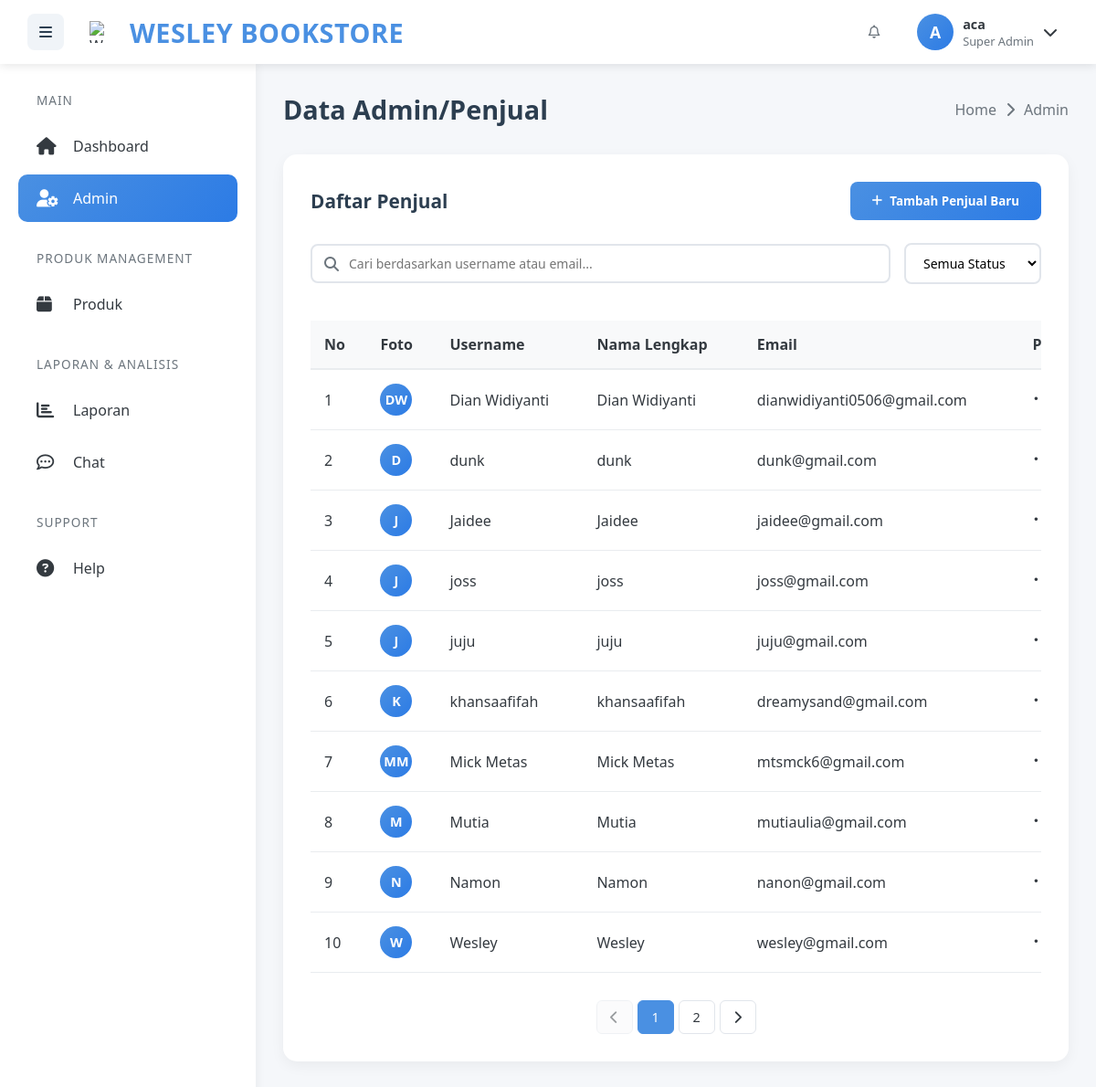
The page /penjual/penjual.php (signed in) on the database its author committed.
### tables this page shows
CREATE TABLE `users` (
  `id_user` int(11) NOT NULL,
  `nik` varchar(16) NOT NULL,
  `username` varchar(100) NOT NULL,
  `password` varchar(255) NOT NULL,
  `email` varchar(100) NOT NULL,
  `role` enum('super_admin','penjual','pembeli') NOT NULL,
  `status` enum('aktif','tidak aktif') DEFAULT 'aktif',
  `gambar` varchar(255) NOT NULL,
  `alamat` text NOT NULL,
  `nama_bank` varchar(50) DEFAULT NULL,
  `no_rekening` varchar(50) DEFAULT NULL,
  `last_login` timestamp NULL DEFAULT NULL,
  `remember_token` varchar(255) DEFAULT NULL,
  `created_at` datetime NOT NULL DEFAULT current_timestamp(),
  `last_chat_time` datetime DEFAULT NULL,
  `is_online` tinyint(1) DEFAULT 0,
  `last_seen` datetime DEFAULT NULL,
  `device_token` varchar(255) DEFAULT NULL
);

### penjual/penjual.php (the view, shortened to what this page needs)
<?php
require_once '../koneksi.php';
$user_id = $_SESSION['user_id'];
$sql = "SELECT * FROM users WHERE id_user = ?";
$stmt = $conn->prepare($sql);
$stmt->bind_param("i", $user_id);
$stmt->execute();
$result = $stmt->get_result();
if ($result->num_rows > 0) {
    $user = $result->fetch_assoc();
    $username = $user['username'];
    $role = $user['role'];
    $gambar = $user['gambar'];
    function getInitials($name) {
        $words = explode(' ', $name);
        $initials = '';
        foreach ($words as $word) {
            $initials .= strtoupper(substr($word, 0, 1));
        }
        return substr($initials, 0, 2);
    }
    $initials = getInitials($username);
    $role_display = ($role == 'super_admin') ? 'Super Admin' :
                   (($role == 'penjual') ? 'Penjual' : 'Pembeli');
    $gambar_path = !empty($gambar) ? '../asset/' . $gambar : '';
    $has_image = !empty($gambar) && file_exists($gambar_path);
    $search = isset($_GET['search']) ? trim($_GET['search']) : '';
    $status_filter = isset($_GET['status']) ? $_GET['status'] : 'all';
    $records_per_page = 10;
    $current_page = isset($_GET['page']) ? (int)$_GET['page'] : 1;
    $offset = ($current_page - 1) * $records_per_page;
    $base_sql = "SELECT * FROM users WHERE role = 'penjual' AND id_user != ?";
    $count_sql = "SELECT COUNT(*) as total FROM users WHERE role = 'penjual' AND id_user != ?";
    $params = array($user_id);
    $count_params = array($user_id);
    $types = "i";
    $count_types = "i";
    $base_sql .= " ORDER BY username ASC LIMIT ? OFFSET ?";
    $params[] = $records_per_page;
    $params[] = $offset;
    $types .= "ii";
    $stmt_count = $conn->prepare($count_sql);
    if (count($count_params) > 0) {
        $stmt_count->bind_param($count_types, ...$count_params);
    }
    $stmt_count->execute();
    $result_count = $stmt_count->get_result();
    $row_count = $result_count->fetch_assoc();
    $total_records = $row_count['total'];
    $total_pages = ceil($total_records / $records_per_page);
    $stmt_penjual = $conn->prepare($base_sql);
    if (count($params) > 0) {
        $stmt_penjual->bind_param($types, ...$params);
    }
    $stmt_penjual->execute();
    $result_penjual = $stmt_penjual->get_result();
    $penjual_data = array();
    if ($result_penjual->num_rows > 0) {
        while ($row = $result_penjual->fetch_assoc()) {
            $penjual_data[] = $row;
        }
    }
} else {
    session_destroy();
    header("Location: ../login.php");
    exit();
}
?>
<!DOCTYPE html>
<html lang="id">
<head>
    <link rel="stylesheet" href="https://cdnjs.cloudflare.com/ajax/libs/font-awesome/6.4.0/css/all.min.css">
</head>
<body>
    <nav class="top-nav">
        <div class="nav-left">
            <div class="menu-toggle" id="menuToggle">
                <i class="fas fa-bars"></i>
            </div>
            <div class="logo">
                <img src="../asset/wesley.png" alt="Wesley Bookstore Logo" class="logo-img">
                <span class="logo-text">WESLEY BOOKSTORE</span>
            </div>
        </div>
        <div class="nav-right">
            <div class="nav-icons">
                <div class="nav-icon notification-icon" id="notificationIcon">
                    <i class="far fa-bell"></i>
                </div>
            </div>
            <div class="user-profile" id="userProfile">
                <div class="user-info">
                    <div class="avatar">
                        <?php if ($has_image): ?>
                            <img src="<?php echo $gambar_path; ?>" alt="<?php echo htmlspecialchars($username); ?>">
                        <?php else: ?>
                            <?php echo $initials; ?>
                        <?php endif; ?>
                    </div>
                    <div class="user-details">
                        <span class="user-name"><?php echo htmlspecialchars($username); ?></span>
                        <span class="user-role"><?php echo $role_display; ?></span>
                    </div>
                    <i class="fas fa-chevron-down"></i>
                </div>
            </div>
        </div>
    </nav>
    <aside class="sidebar" id="sidebar">
        <nav class="sidebar-nav">
            <div class="nav-section">
                <div class="nav-title">Main</div>
                <a href="dashboard.php" class="sidebar-item">
                    <i class="fas fa-home"></i>
                    <span>Dashboard</span>
                </a>
                <a href="penjual.php" class="sidebar-item active">
                    <i class="fas fa-user-cog"></i>
                    <span>Admin</span>
                </a>
            </div>
            <div class="nav-section">
                <div class="nav-title">Produk Management</div>
                <a href="produk.php" class="sidebar-item">
                    <i class="fas fa-box"></i>
                    <span>Produk</span>
                </a>
            </div>
            <div class="nav-section">
                <div class="nav-title">Laporan & Analisis</div>
                <a href="laporan.php" class="sidebar-item">
                    <i class="fas fa-chart-bar"></i>
                    <span>Laporan</span>
                </a>
                <a href="chat.php" class="sidebar-item">
                    <i class="far fa-comment-dots"></i>
                    <span>Chat</span>
                </a>
            </div>
            <div class="nav-section">
                <div class="nav-title">Support</div>
                <a href="help.php" class="sidebar-item">
                    <i class="fas fa-question-circle"></i>
                    <span>Help</span>
                </a>
            </div>
        </nav>
    </aside>
    <main class="main-content" id="mainContent">
        <div class="content-header">
            <h1 class="page-title">Data Admin/Penjual</h1>
            <div class="breadcrumb">
                <a href="dashboard.php">Home</a>
                <i class="fas fa-chevron-right"></i>
                <span>Admin</span>
            </div>
        </div>
        <div class="content-section">
            <div class="section-header">
                <h2 class="section-title">Daftar Penjual</h2>
                <button class="btn-create" onclick="window.location.href='create.php'">
                    <i class="fas fa-plus"></i>
                    Tambah Penjual Baru
                </button>
            </div>
            <div class="filter-section">
                <form method="GET" action="" class="search-filter">
                    <i class="fas fa-search"></i>
                    <input type="text" name="search" placeholder="Cari berdasarkan username atau email..."
                           value="<?php echo htmlspecialchars($search); ?>">
                </form>
                <form method="GET" action="" class="status-filter">
                    <select name="status" onchange="this.form.submit()">
                        <option value="all" <?php echo $status_filter == 'all' ? 'selected' : ''; ?>>Semua Status</option>
                    </select>
                </form>
            </div>
            <div class="table-container">
                <table class="admin-table">
                    <thead>
                        <tr>
                            <th>No</th>
                            <th>Foto</th>
                            <th>Username</th>
                            <th>Nama Lengkap</th>
                            <th>Email</th>
                            <th>Password</th>
                        </tr>
                    </thead>
                    <tbody id="penjualTableBody">
                        <?php if (!empty($penjual_data)): ?>
                            <?php
                            $start_number = (($current_page - 1) * $records_per_page) + 1;
                            $counter = $start_number;
                            ?>
                            <?php foreach ($penjual_data as $penjual): ?>
                                <?php
                                    $nama_tampilan = $penjual['username'];
                                    $gambar_penjual = isset($penjual['gambar']) ? $penjual['gambar'] : '';
                                    $gambar_path_penjual = !empty($gambar_penjual) ? '../asset/' . $gambar_penjual : '';
                                    $has_image_penjual = !empty($gambar_penjual) && file_exists($gambar_path_penjual);
                                    $initials_penjual = getInitials($nama_tampilan);
                                    $row_bg = '';
                                ?>
                                <tr <?php echo $row_bg; ?>>
                                    <td><?php echo $counter++; ?></td>
                                    <td>
                                        <div class="table-avatar">
                                            <?php if ($has_image_penjual): ?>
                                                <img src="<?php echo $gambar_path_penjual; ?>" alt="<?php echo htmlspecialchars($nama_tampilan); ?>">
                                            <?php else: ?>
                                                <?php echo $initials_penjual; ?>
                                            <?php endif; ?>
                                        </div>
                                    </td>
                                    <td><?php echo htmlspecialchars($penjual['username']); ?></td>
                                    <td><?php echo htmlspecialchars($nama_tampilan); ?></td>
                                    <td><?php echo htmlspecialchars($penjual['email']); ?></td>
                                    <td class="password-field">••••••••</td>
                                </tr>
                            <?php endforeach; ?>
                        <?php endif; ?>
                    </tbody>
                </table>
            </div>
            <div class="pagination">
                <?php if ($total_pages > 0): ?>
                    <?php if ($current_page > 1): ?>
                        <a href="?<?php echo buildPaginationUrl($current_page - 1, $search, $status_filter); ?>" class="page-link">
                            <i class="fas fa-chevron-left"></i>
                        </a>
                    <?php else: ?>
                        <span class="disabled">
                            <i class="fas fa-chevron-left"></i>
                        </span>
                    <?php endif; ?>
                    <a href="?<?php echo buildPaginationUrl(1, $search, $status_filter); ?>" class="<?php echo ($current_page == 1) ? 'active' : ''; ?>">1</a>
                    <?php endif;
                    if ($total_pages > 1): ?>
                        <a href="?<?php echo buildPaginationUrl($total_pages, $search, $status_filter); ?>" class="<?php echo ($current_page == $total_pages) ? 'active' : ''; ?>">
                            <?php echo $total_pages; ?>
                        </a>
                    <?php endif; ?>
                    <?php if ($current_page < $total_pages): ?>
                        <a href="?<?php echo buildPaginationUrl($current_page + 1, $search, $status_filter); ?>" class="page-link">
                            <i class="fas fa-chevron-right"></i>
                        </a>
                    <?php else: ?>
                        <span class="disabled">
                            <i class="fas fa-chevron-right"></i>
                        </span>
                    <?php endif; ?>
                <?php endif; ?>
            </div>
        </div>
    </main>
    <?php
    function buildPaginationUrl($page, $search, $status) {
        $params = array();
        if ($page > 1) {
            $params['page'] = $page;
        }
        return http_build_query($params);
    }
    ?>
</body>
</html>

### rows shown on the page
users: username "A", username "aca", role "Super Admin"
users: username "DW", username "Dian Widiyanti", email "dianwidiyanti0506@gmail.com"
users: username "D", username "dunk", email "dunk@gmail.com"
users: username "J", username "Jaidee", email "jaidee@gmail.com"
users: username "J", username "joss", email "joss@gmail.com"
users: username "J", username "juju", email "juju@gmail.com"
users: username "K", username "khansaafifah", email "dreamysand@gmail.com"
users: username "MM", username "Mick Metas", email "mtsmck6@gmail.com"
users: username "M", username "Mutia", email "mutiaulia@gmail.com"
users: username "N", username "Namon", email "nanon@gmail.com"
users: username "W", username "Wesley", email "wesley@gmail.com"

### other values the page prints
$total_pages "2"
